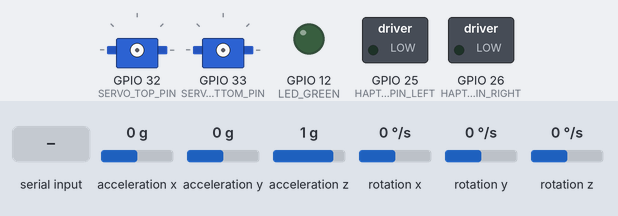
Simulated run of this sketch. Board: ESP32. On the bench: 2 × servo, switched loads named in the sketch (green lamp = pin HIGH), output pins drawn as LEDs (lit = HIGH). Wiring (inferred from the names in the program): MPU-6050 motion sensor at I2C address 0x68. The test bench sets the inputs (shaded band); at power-on: acceleration x 0 g, acceleration y 0 g, acceleration z 1 g, rotation x 0 °/s, rotation y 0 °/s, rotation z 0 °/s. Servo pulses on a pin are drawn as a servo (544–2400 µs = 0–180°); what the sketch prints to the serial monitor is not drawn.

Above: at 0.3 s.
At 2.4 s:
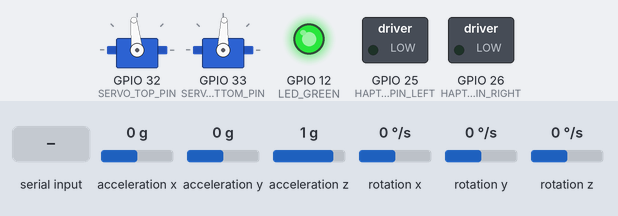
2.5 s: "VIBRATE,,45\n" received over Serial
At 2.8 s:
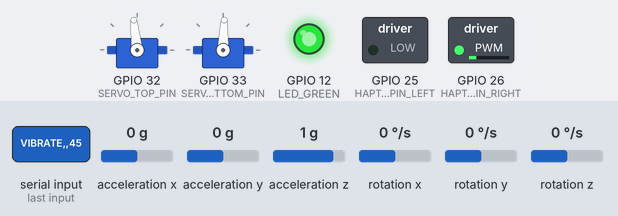
4.0 s: "READ\n" received over Serial
Timing chart, 0 to 7.0 s (numbered marks = the images above; inputs shaded):
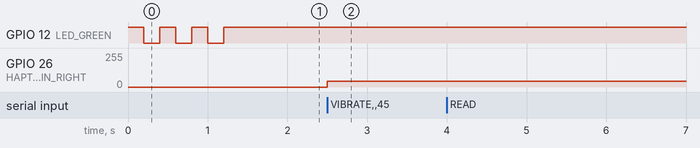

Measured:
- after the input at 2.5 s, GPIO 26 (HAPTIC_PIN_RIGHT): 0/255 → 45/255 at once
- after the input at 4.0 s, every drawn part: stays the same

The sketch:

esp32_servo_haptics.ino
```cpp
/*
 * ESP32 SIMPLIFIED DIRECT DRIVE
 * - Servos: Manual PWM (No Library) to prevent conflicts.
 * - Haptics: Direct PWM (No H-Bridge).
 * * WARNING: Driving motors directly from GPIO pins may damage the ESP32
 * if the motors draw >20mA. Use at your own risk.
 */

 #include <Wire.h>


 // ===================== PINS =====================
 #define SERVO_TOP_PIN    32
 #define SERVO_BOTTOM_PIN 33
 #define LED_GREEN 12   // Change to 27 ONLY if not used by haptics


 // HAPTICS (Positive wire to PIN, Negative to GND)
 #define HAPTIC_PIN_LEFT  25
 #define HAPTIC_PIN_RIGHT 26 // Changed from 14/27 to 26 for simplicity

 // ===================== SETTINGS =====================
 // HAPTICS: 20kHz, 8-bit
 #define FREQ_HAPTIC     20000
 #define RES_HAPTIC      8

 // SERVOS: 50Hz, 14-bit (Safe Mode)
 #define FREQ_SERVO      50
 #define RES_SERVO       14

 // MPU6050
 #define MPU_ADDR 0x68

 // ===================== SERVO MATH =====================
 // 50Hz = 20,000us period. 14-bit max = 16383.
 const int MIN_COUNTS = 410;   // ~500us
 const int MAX_COUNTS = 1966;  // ~2400us

 const int S1_MIN_DEG = 0;
 const int S1_MAX_DEG = 180;
 const int S2_MIN_DEG = 5;
 const int S2_MAX_DEG = 60;

 uint32_t degreesToDuty(int angle, int minAng, int maxAng) {
   angle = constrain(angle, minAng, maxAng);
   return map(angle, minAng, maxAng, MIN_COUNTS, MAX_COUNTS);
 }

 // ===================== SETUP =====================
 void setup() {
   Serial.begin(115200);

     // ----- GREEN LED STARTUP FLASH -----
   pinMode(LED_GREEN, OUTPUT);

   // Flash LED 3 times at startup
   for (int i = 0; i < 3; i++) {
     digitalWrite(LED_GREEN, HIGH);
     delay(200);
     digitalWrite(LED_GREEN, LOW);
     delay(200);
   }


   while (!Serial) delay(10);
   Serial.println("\n=== DIRECT DRIVE MODE ===");

   // 1. SETUP HAPTICS
   // We simply attach the pins. No direction pins needed.
   if (!ledcAttach(HAPTIC_PIN_LEFT, FREQ_HAPTIC, RES_HAPTIC)) Serial.println("! Left Haptic Fail");
   if (!ledcAttach(HAPTIC_PIN_RIGHT, FREQ_HAPTIC, RES_HAPTIC)) Serial.println("! Right Haptic Fail");

   // Ensure off at start
   ledcWrite(HAPTIC_PIN_LEFT, 0);
   ledcWrite(HAPTIC_PIN_RIGHT, 0);

   // 2. SETUP SERVOS
   if (ledcAttach(SERVO_TOP_PIN, FREQ_SERVO, RES_SERVO)) {
     ledcWrite(SERVO_TOP_PIN, degreesToDuty(35, S2_MIN_DEG, S2_MAX_DEG));
     Serial.println("✓ Top Servo");
   }

   if (ledcAttach(SERVO_BOTTOM_PIN, FREQ_SERVO, RES_SERVO)) {
     ledcWrite(SERVO_BOTTOM_PIN, degreesToDuty(90, S1_MIN_DEG, S1_MAX_DEG));
     Serial.println("✓ Bot Servo");
   }

   // 3. I2C SETUP
   Wire.begin(4, 15);
   Wire.setClock(400000);
   Wire.beginTransmission(MPU_ADDR);
   Wire.write(0x6B); Wire.write(0); Wire.endTransmission();

   Serial.println("=== READY ===");
   digitalWrite(LED_GREEN, HIGH);  // Solid ON during normal run

 }

 // ===================== LOOP =====================
 void loop() {
   if (Serial.available()) {
     String cmd = Serial.readStringUntil('\n');
     cmd.trim();
     if (cmd.length() > 0) processCmd(cmd);
   }
 }

 void processCmd(String cmd) {
   cmd.toUpperCase();

   if (cmd == "READ") {
     readMPU();
   }
   else if (cmd.startsWith("MOVE,")) {
     handleMove(cmd);
   }
   else if (cmd.startsWith("VIBRATE,")) {
     // VIBRATE,100,200
     int split = cmd.indexOf(',', 8);
     if (split > 0) {
       int left = cmd.substring(8, split).toInt();
       int right = cmd.substring(split + 1).toInt();

       ledcWrite(HAPTIC_PIN_LEFT, constrain(left, 0, 255));
       ledcWrite(HAPTIC_PIN_RIGHT, constrain(right, 0, 255));
       Serial.println("OK");
     }
   }
 }

 void handleMove(String cmd) {
   int bIdx = cmd.indexOf(",B,");
   int tIdx = cmd.indexOf(",T,");
   if (bIdx > 0 && tIdx > 0) {
     int targetB = cmd.substring(bIdx + 3, tIdx).toInt();
     int targetT = cmd.substring(tIdx + 3).toInt();

     // Soft-ish start to help power
     ledcWrite(SERVO_BOTTOM_PIN, degreesToDuty(targetB, S1_MIN_DEG, S1_MAX_DEG));
     delay(15);
     ledcWrite(SERVO_TOP_PIN, degreesToDuty(targetT, S2_MIN_DEG, S2_MAX_DEG));
     Serial.println("OK");
   }
 }

 void readMPU() {
   Wire.beginTransmission(MPU_ADDR);
   Wire.write(0x3B);
   if (Wire.endTransmission(false) != 0) return;

   if (Wire.requestFrom(MPU_ADDR, 14) == 14) {
     int16_t ax = (Wire.read()<<8)|Wire.read();
     int16_t ay = (Wire.read()<<8)|Wire.read();
     int16_t az = (Wire.read()<<8)|Wire.read();
     Wire.read(); Wire.read();
     int16_t gx = (Wire.read()<<8)|Wire.read();
     int16_t gy = (Wire.read()<<8)|Wire.read();
     int16_t gz = (Wire.read()<<8)|Wire.read();

     Serial.print(ax/16384.0); Serial.print(",");
     Serial.print(ay/16384.0); Serial.print(",");
     Serial.print(az/16384.0); Serial.print(",");
     Serial.print(gx/131.0);   Serial.print(",");
     Serial.print(gy/131.0);   Serial.print(",");
     Serial.println(gz/131.0);
   } else {
     Serial.println("ERROR");
   }
 }
```
